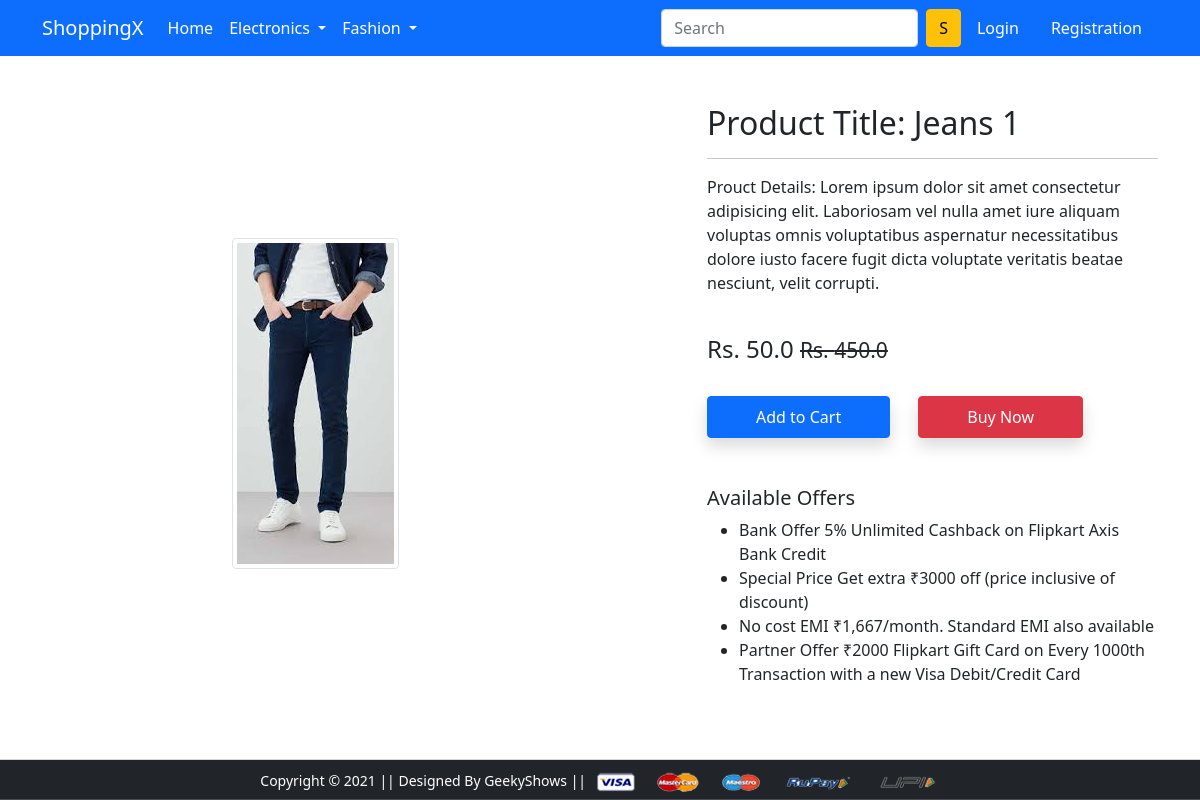
Screenshot of /product-detail/1/ with the database file from the repository.
### app/models.py (models this page shows, shortened)
class Product(models.Model):
    title = models.CharField(max_length=30)
    selling_price = models.FloatField()
    discount_price = models.FloatField()
    description = models.TextField()
    brand = models.CharField(max_length=30)
    category = models.CharField(choices=CATEGORY_CHOICES, max_length=2)
    product_image = models.ImageField(upload_to='productimg')

### app/views.py (the view)
# urls.py: path('product-detail/<int:pk>/', views.ProductDetailView.as_view(), name='product-detail'),
class ProductDetailView(View):
    def get(self,request,pk):
        totalItem = 0
        product_in_cart = False
        if request.user.is_authenticated:
            product_in_cart = Cart.objects.filter(Q(product=pk), Q(user=request.user)).exists()
        product = Product.objects.get(pk=pk)
        if request.user.is_authenticated:
            totalItem = len(Cart.objects.filter(user=request.user))
        context = {
            'product':product,
            'product_in_cart': product_in_cart,
            'totalItem' : totalItem
        }
        return render(request, 'app/productdetail.html', context)

### app/templates/app/productdetail.html (shortened to what this page needs)
{% extends 'app/base.html' %}
{% load static %}
{% block main-content %}
<div class="container my-5">
 <div class="row">
  <div class="col-sm-6 text-center align-self-center">
   <img src="{{product.product_image.url}}" alt="" height='200px' class="img-fluid img-thumbnail">
  </div>
  <div class="col-sm-5 offset-sm-1">
   <h2>Product Title: {{product.title}}</h2>
   <hr>
   <p class='text-justify'>Prouct Details: {{product.description}}</p><br>
   <h4>Rs. {{product.discount_price}} <small class="fw-light text-decoration-line-through">Rs. {{product.selling_price}}</small></h4> <br>
    {% if request.user.is_authenticated %}
        {% if product_in_cart %}
            <a href="{% url 'showcart' %}" class="btn btn-primary shadow px-5 py-2">Go to Cart</a>
        {% else %}
            <form action="\add-to-cart" class='d-inline'>
                <input type="hidden" name="prod_id" id="prod_id" value={{product.id}}>
                <button type="submit" class="btn btn-primary shadow px-5 py-2">Add to Cart</button>
            </form>
        {% endif %}
    {% else %}
        <form action="\add-to-cart" class='d-inline'>
            <button type="submit" class="btn btn-primary shadow px-5 py-2">Add to Cart</button>
        </form>
    {% endif %}
   <a href="{% url 'checkout' %}" class="btn btn-danger shadow px-5 py-2 ms-4">Buy Now</a>
   <h5 class="mt-5">Available Offers</h5>
   <ul>
    <li>Bank Offer 5% Unlimited Cashback on Flipkart Axis Bank Credit</li>
    <li>Special Price Get extra ₹3000 off (price inclusive of discount)</li>
    <li>No cost EMI ₹1,667/month. Standard EMI also available</li>
    <li>Partner Offer ₹2000 Flipkart Gift Card on Every 1000th Transaction with a new Visa Debit/Credit Card</li>
   </ul>
  </div>
 </div>
</div>
{% endblock main-content %}

### app/static/app/css/style.css (style rules this page uses)
body,html { min-height: 100vh; }

### app/templates/app/base.html (style rules this page uses)
body { min-height: 100vh; }

### rows the page displays
Product: product_image (picture), title "Jeans 1", description "Lorem ipsum dolor sit amet consectetur adipisicing elit. Laboriosam vel nulla amet iure aliquam voluptas omnis voluptatibus aspernatur necessitatibus dolore iusto facere fugit dicta voluptate veritatis beatae nesciunt, velit corrupti.", discount_price "50.0", selling_price "450.0"
